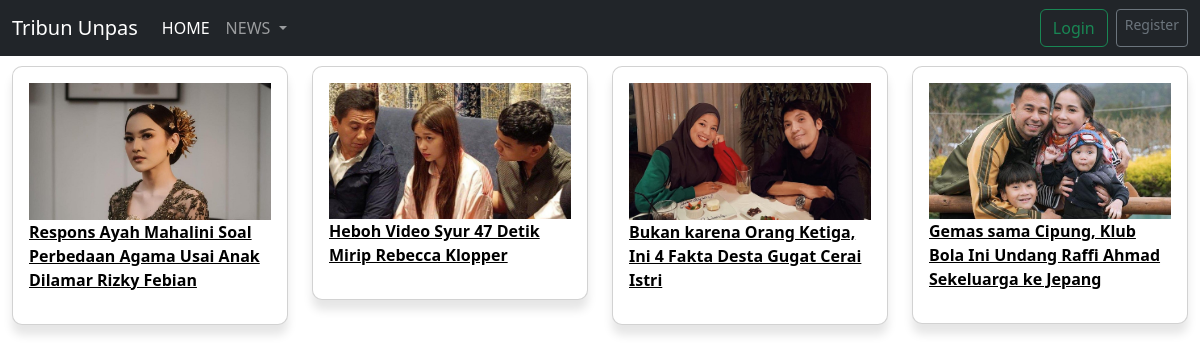
The page /kategori.php?kategori=1 on the database its author committed.
### tables this page shows
CREATE TABLE `news_tubes` (
  `id` int NOT NULL,
  `foto` varchar(255) NOT NULL,
  `judul` varchar(100) NOT NULL,
  `kategori` int NOT NULL,
  `deskripsi` text  NOT NULL
);

### functions.php (called while the page is built, shortened)
<?php
$conn = mysqli_connect('localhost', 'root', '', 'tubes_database');
function query($data) {
    global $conn;
    $result = mysqli_query($conn,$data) or die(mysqli_error($conn));
    $rows = [];
    while($row = mysqli_fetch_assoc($result)) {
        $rows[] = $row;
    }
        return $rows;
}
?>

### kategori.php (the view, shortened to what this page needs)
<?php
require 'functions.php';
$kategori_id=$_GET['kategori'];
$news=query("SELECT * FROM news_tubes WHERE kategori='$kategori_id'");
?>
<!doctype html>
<html lang="en">
  <head>
    <link href="https://cdn.jsdelivr.net/npm/bootstrap@5.3.0-alpha2/dist/css/bootstrap.min.css" rel="stylesheet">
  </head>
  <body>
    <nav class="navbar navbar-expand-lg bg-dark" data-bs-theme="dark">
        <div class="container-fluid">
            <a class="navbar-brand" href="index.php">Tribun Unpas
            </a>
            <div class="collapse navbar-collapse" id="navbarSupportedContent">
            <ul class="navbar-nav me-auto mb-2 mb-lg-0">
                <li class="nav-item">
                <a class="nav-link active" aria-current="page" href="index.php">HOME
                </a>
                </li>
                <li class="nav-item dropdown">
                <a class="nav-link dropdown-toggle" href="#" role="button" data-bs-toggle="dropdown" aria-expanded="false">
                    NEWS
                </a>
                </li>
            </ul>
            <form class="d-flex" role="Login">
                <a href="login.php" class="btn btn-outline-success me-2" type="button">Login</a>
                <a href="Registrasi.php" class="btn btn-sm btn-outline-secondary" type="button">Register</a>
                </form>
            </div>
        </div>
    </nav>
 <div class="container-fluid">
    <div class="row">
        <?php
        foreach($news as $new):
        ?>
        <div class="col-md-3">
            <div class="card">
                <div class="card-body">
                <img class="img-fluid" src="admin/img/<?= $new['foto']?>" alt="">
                <b> <a href="detail.php?id=<?= $new['id']?>"> <p><?= $new['judul']?><p> </a> </b>
                </div>
            </div>
        </div>
        <?php
        endforeach;
        ?>
    </div>
 </div>
  </body>
    </html>
</html>
</body>
</html>

### kategori.php (style rules this page uses)
.card { width: 100%; height: auto; grid-column: span 2; margin: 10px 0; border-radius: 10px; position: relative; box-shadow: 0 10px 10px rgba(0, 0, 0, .1); background-color: rgba( 255, 255, 255); transition: all 0.5s; }
.card a { color: black; }

### rows shown on the page
news_tubes: foto (picture), judul "Respons Ayah Mahalini Soal Perbedaan Agama Usai Anak Dilamar Rizky Febian"
news_tubes: foto (picture), judul "Heboh Video Syur 47 Detik Mirip Rebecca Klopper"
news_tubes: foto (picture), judul "Bukan karena Orang Ketiga, Ini 4 Fakta Desta Gugat Cerai Istri"
news_tubes: foto (picture), judul "Gemas sama Cipung, Klub Bola Ini Undang Raffi Ahmad Sekeluarga ke Jepang"
